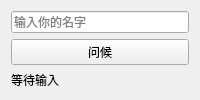
<?xml version="1.0" encoding="UTF-8"?>
<ui version="4.0"><class>Form</class><widget class="QWidget" name="Form">
<property name="windowTitle"><string>Designer 表单</string></property>
<layout class="QVBoxLayout" name="verticalLayout">
<item><widget class="QLineEdit" name="lineEdit"><property name="placeholderText"><string>输入你的名字</string></property></widget></item>
<item><widget class="QPushButton" name="pushButton"><property name="text"><string>问候</string></property></widget></item>
<item><widget class="QLabel" name="label"><property name="text"><string>等待输入</string></property></widget></item>
</layout></widget><resources/><connections/></ui>
